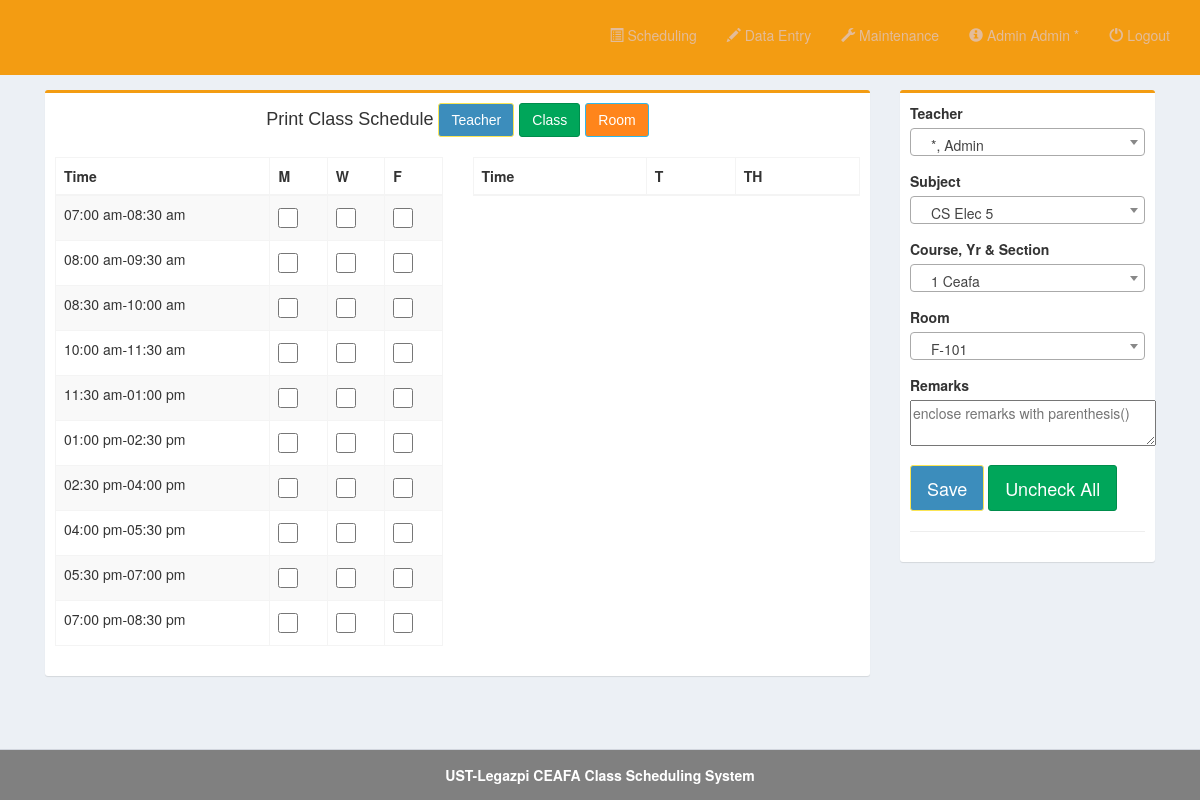
/pages/home_admin.php (signed in), run on the app's committed database.
### tables this page shows
CREATE TABLE `time` (
  `time_id` int(11) NOT NULL,
  `time_start` time NOT NULL,
  `time_end` time NOT NULL,
  `days` varchar(15) NOT NULL
);

### pages/home_admin.php (the view, shortened to what this page needs)
<!DOCTYPE html>
<html>
  <head>
    <link rel="stylesheet" href="../bootstrap/css/bootstrap.min.css">
    <link rel="stylesheet" href="../plugins/datatables/dataTables.bootstrap.css">
    <link rel="stylesheet" href="../dist/css/AdminLTE.min.css">
    <link rel="stylesheet" href="../plugins/select2/select2.min.css">
    <link rel="stylesheet" href="../dist/css/skins/_all-skins.min.css">
 </head>
  <body class="hold-transition skin-yellow layout-top-nav" onload="myFunction()">
    <div class="wrapper">
      <div class="content-wrapper">
        <div class="container">
          <section class="content">
            <div class="row">
	      <div class="col-md-9">
              <div class="box box-warning">
              	<div style="text-align: center">
              		<h4>Print Class Schedule
              		<a href="#searcht" data-target="#searcht" data-toggle="modal" class="dropdown-toggle btn btn-primary">
                      Teacher
                    </a>
                   <a href="#searchclass" data-target="#searchclass" data-toggle="modal" class="dropdown-toggle btn btn-success">
                      Class
                    </a>
                   <a href="#searchroom" data-target="#searchroom" data-toggle="modal" class="dropdown-toggle btn btn-warning">
                      Room
                    </a>
                    </h4>
                </div>
               <form method="post" id="reg-form">
                <div class="box-body">
				<div class="row">
					<div class="col-md-6">
							<table class="table table-bordered table-striped" style="margin-right:-10px">
							<thead>
							  <tr>
								<th>Time</th>
								<th>M</th>
								<th>W</th>
								<th>F</th>
							  </tr>
							</thead>
		<?php
				include('../dist/includes/dbcon.php');
				$query=mysqli_query($con,"select * from time where days='mwf' order by time_start")or die(mysqli_error());
				while($row=mysqli_fetch_array($query)){
						$id=$row['time_id'];
						$start=date("h:i a",strtotime($row['time_start']));
						$end=date("h:i a",strtotime($row['time_end']));
		?>
							  <tr >
								<td><?php echo $start."-".$end;?></td>
								<td><input type="checkbox" name="m[]" value="<?php echo $id;?>" style="width: 20px; height: 20px;"></td>
								<td><input type="checkbox" name="w[]" value="<?php echo $id;?>" style="width: 20px; height: 20px;"></td>
								<td><input type="checkbox" name="f[]" value="<?php echo $id;?>" style="width: 20px; height: 20px;"></td>
							  </tr>
		<?php }?>
		</table>
		</div>
		<div class="col-md-6">
			<table class="table table-bordered table-striped">
								<thead>
								  <tr>
									<th>Time</th>
									<th>T</th>
									<th>TH</th>
								  </tr>
								</thead>
			</table>
         </div>
        </div>
                </div>
              </div>
            </div>
            <div class="col-md-3">
              <div class="box box-warning">
                <div class="box-body">
                  <div id="form">
				  <div class="row">
					 <div class="col-md-12">
						  <div class="form-group">
							<label for="date">Teacher</label>
						  </div>
						  <div class="form-group">
							<label for="date">Subject</label>
						  </div>
						  <div class="form-group">
							<label for="date">Course, Yr & Section</label>
						  </div>
						  <div class="form-group">
							<label for="date">Room</label>
						  </div>
						  <div class="form-group">
							<label for="date">Remarks</label><br>
								<textarea name="remarks" cols="30" placeholder="enclose remarks with parenthesis()"></textarea>
						  </div>
					</div>
				</div>
                  <div class="form-group">
                      <button class="btn btn-lg btn-primary" id="daterange-btn" name="save" type="submit">
                        Save
                      </button>
					  <button class="uncheck btn btn-lg btn-success" type="reset">Uncheck All</button>
                   </div>
                  </div><hr>
                </div>
              </div>
            </div>
          </div>
          </section>
        </div>
      </div>
      <?php include('../dist/includes/footer.php');?>
    </div>
  </body>
</html>

### data on the page
time: time_start "07:00 am", time_end "08:30 am"
time: time_start "08:00 am", time_end "09:30 am"
time: time_start "08:30 am", time_end "10:00 am"
time: time_start "10:00 am", time_end "11:30 am"
time: time_start "11:30 am", time_end "01:00 pm"
time: time_start "01:00 pm", time_end "02:30 pm"
time: time_start "02:30 pm", time_end "04:00 pm"
time: time_start "04:00 pm", time_end "05:30 pm"
time: time_start "05:30 pm", time_end "07:00 pm"
time: time_start "07:00 pm", time_end "08:30 pm"

### other printed values
$_SESSION['name'] "Admin Admin *"
